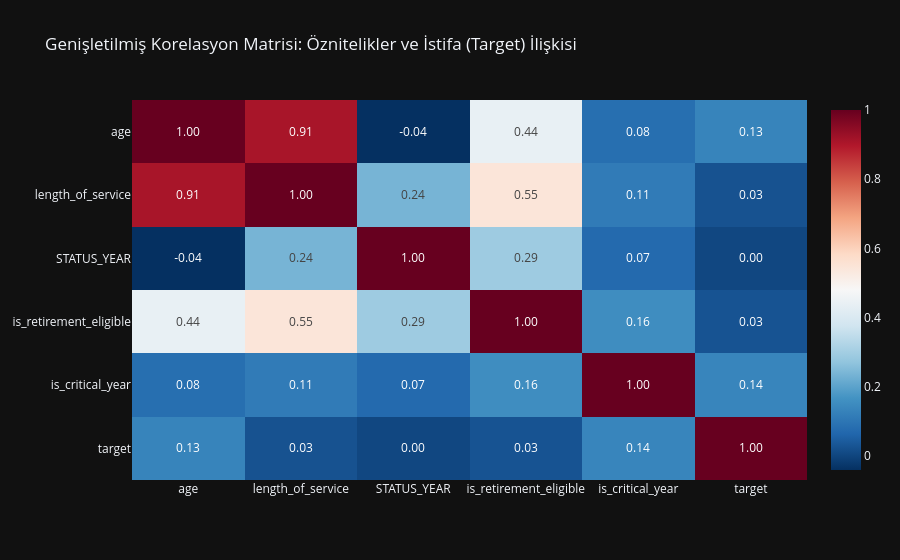

The notebook cell this image was saved under:
### Markdown cell above
<div style="background-color: #1e293b; border-left: 4px solid #6a994e; border-radius: 6px; padding: 15px 20px; color: #ffffff; font-family: 'Inter', sans-serif; margin-top: 15px; margin-bottom: 10px;">
    <h3 style="margin: 0; color: #ffffff; font-size: 16px; font-weight: 600; margin-bottom: 8px;">2.5. Korelasyon Analizi</h3>
    <p style="margin: 0; color: #cbd5e1; font-size: 14px; line-height: 1.5;">Sayısal değişkenlerin kendi aralarındaki korelasyonunu inceleyelim.</p>
</div>

### Code cell
# Korelasyon matrisini büyütmek ve zenginleştirmek için, 
# mühendislik özelliklerini (Feature Engineering) matrise girmeden hemen önce burada hesaplıyoruz:
df['is_retirement_eligible'] = ((df['age'] >= 50) & (df['length_of_service'] >= 20)).astype(int)
df['is_critical_year'] = (df['length_of_service'] == 25).astype(int)
df['target'] = (df['STATUS'] == 'TERMINATED').astype(int) # Hedef değişkeni de ekliyoruz

# Matrise girecek sütun sayısını 3'ten 6'ya çıkarıyoruz (6x6 dev matris olacak)
numerical_cols_expanded = [
    'age', 
    'length_of_service', 
    'STATUS_YEAR', 
    'is_retirement_eligible', 
    'is_critical_year', 
    'target'
]

# Korelasyonu yeni ve geniş listeyle hesapla
corr_matrix = df[numerical_cols_expanded].corr()

# Grafiği çizdir (Görünümü şıklaştırmak için text_auto'yu .2f yaptık)
fig_corr = px.imshow(
    corr_matrix, 
    text_auto=".2f", 
    title="Genişletilmiş Korelasyon Matrisi: Öznitelikler ve İstifa (Target) İlişkisi",
    color_continuous_scale="RdBu_r",
    aspect="auto",
    template='plotly_dark'
)
fig_corr.update_xaxes(side="bottom")
fig_corr.show()

### Figure 1 — Plotly figure (JSON) as saved in the notebook; plotly's stock layout.template omitted (floating-point values rounded to 4 significant figures)
{"data": [{"coloraxis": "coloraxis", "hovertemplate": "x: %{x}<br>y: %{y}<br>color: %{z}<extra></extra>", "name": "0", "texttemplate": "%{z:.2f}", "type": "heatmap", "x": ["age", "length_of_service", "STATUS_YEAR", "is_retirement_eligible", "is_critical_year", "target"], "xaxis": "x", "y": ["age", "length_of_service", "STATUS_YEAR", "is_retirement_eligible", "is_critical_year", "target"], "yaxis": "y", "z": [[1.0, 0.9094, -0.03974, 0.4403, 0.08407, 0.1326], [0.9094, 1.0, 0.237, 0.5457, 0.1138, 0.02581], [-0.03974, 0.237, 1.0, 0.2916, 0.07391, 0.004374], [0.4403, 0.5457, 0.2916, 1.0, 0.1553, 0.02768], [0.08407, 0.1138, 0.07391, 0.1553, 1.0, 0.1352], [0.1326, 0.02581, 0.004374, 0.02768, 0.1352, 1.0]]}], "layout": {"coloraxis": {"colorscale": [[0, "rgb(5,48,97)"], [0.1, "rgb(33,102,172)"], [0.2, "rgb(67,147,195)"], [0.3, "rgb(146,197,222)"], [0.4, "rgb(209,229,240)"], [0.5, "rgb(247,247,247)"], [0.6, "rgb(253,219,199)"], [0.7, "rgb(244,165,130)"], [0.8, "rgb(214,96,77)"], [0.9, "rgb(178,24,43)"], [1, "rgb(103,0,31)"]]}, "title": {"text": "Genişletilmiş Korelasyon Matrisi: Öznitelikler ve İstifa (Target) İlişkisi"}, "xaxis": {"anchor": "y", "domain": [0, 1], "side": "bottom"}, "yaxis": {"anchor": "x", "autorange": "reversed", "domain": [0, 1]}}}
